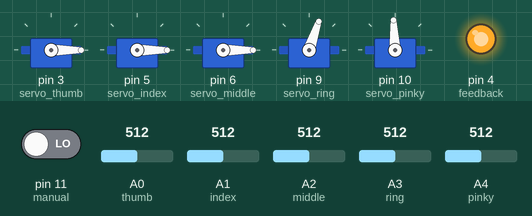
This sketch was run on a simulated Arduino Uno, built with avr-gcc and run on an emulated ATmega328P. On the bench: 5 × servo, output pins drawn as LEDs (lit = HIGH). The test bench sets the inputs (shaded band); at power-on: A4 (pinky) = 512, pin 11 (manual) LOW, A0 (thumb) = 512, A1 (index) = 512, A2 (middle) = 512, A3 (ring) = 512. What the sketch prints to the serial monitor is not drawn.

Above: at 1.2 s.
1.3 s: A4 (pinky) set to 716
At 2.2 s:
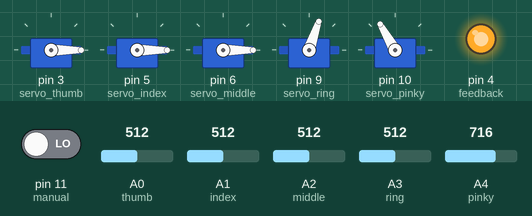
2.8 s: pin 11 (manual) driven HIGH
At 4.0 s:
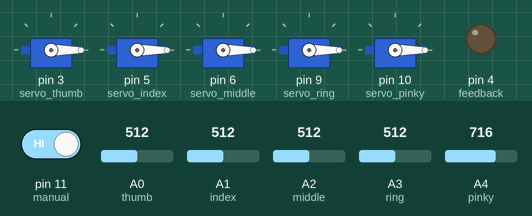
4.3 s: pin 11 (manual) driven LOW
At 4.6 s:
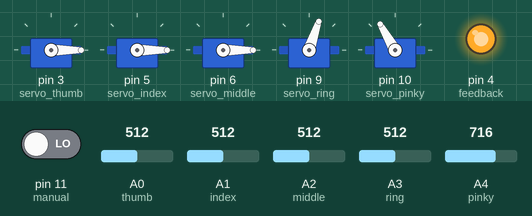
5.8 s: A4 (pinky) set to 306
At 6.4 s:
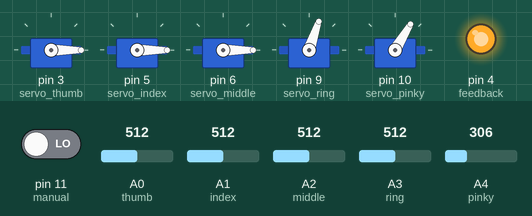
7.3 s: A4 (pinky) set to 110
At 8.2 s:
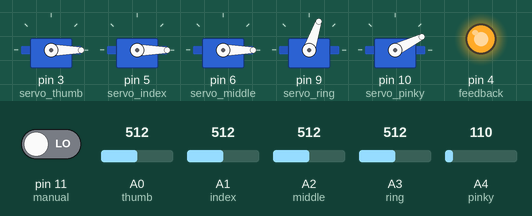
8.8 s: A4 (pinky) set to 40
At 10.0 s:
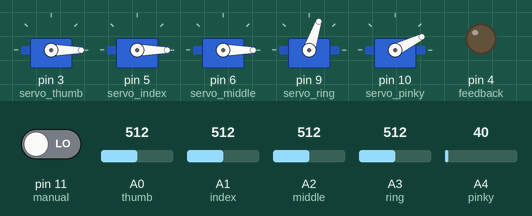
Timing chart, 0 to 11.3 s (numbered marks = the images above; inputs shaded):
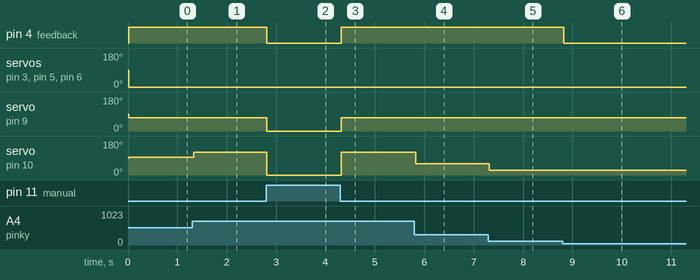

Measured:
- after the input at 1.3 s, servo on pin 10 (servo_pinky): 93° → 120° at once
- after the input at 2.8 s, pin 4 (feedback): HIGH → LOW at once; servo on pin 9 (servo_ring): 71° → 0° at once; servo on pin 10 (servo_pinky): 120° → 0° at once
- after the input at 4.3 s, pin 4 (feedback): LOW → HIGH at once; servo on pin 9 (servo_ring): 0° → 71° at once; servo on pin 10 (servo_pinky): 0° → 120° at once
- after the input at 5.8 s, servo on pin 10 (servo_pinky): 120° → 59° at once
- after the input at 7.3 s, servo on pin 10 (servo_pinky): 59° → 26° at once
- after the input at 8.8 s, pin 4 (feedback): HIGH → LOW at once

The sketch:

finalform.ino
```cpp
#include <Servo.h>

#define manual 11
#define feedback 4

#define thumb A0
#define index A1
#define middle A2
#define ring A3
#define pinky A4

Servo servo_thumb;
Servo servo_index;
Servo servo_middle;
Servo servo_ring;
Servo servo_pinky;
//#define thumbO 3
//#define indexO 5
//#define middleO 6
//#define ringO 9
//#define pinkyO 10

void setup()
{
  // put your setup code here, to run once:
  pinMode(thumb,INPUT);
  pinMode(index,INPUT);
  pinMode(middle,INPUT);
  pinMode(ring,INPUT);
  pinMode(pinky,INPUT);

  pinMode(manual,INPUT);
  pinMode(feedback,OUTPUT);

  Serial.begin(9600);
  Serial.println("Hello");
}

void loop() {
  // put your main code here, to run repeatedly:
  int a,b,c,d,e = read();
  int ret[5];
  int zero[5]={0,0,0,0,0};
  int master=digitalRead(manual);
  atch();
  logic(a,b,c,d,e,ret);
  if(master==1)
  {
    rotate(zero);
    digitalWrite(feedback,0);
  }
  else if(a+b+c+d+e>50)
    rotate(ret);
  else
    digitalWrite(feedback,0);
  detch();

}

int read()
{
  return analogRead(thumb),analogRead(index),analogRead(middle),analogRead(ring),analogRead(pinky);
}

void atch()
{
  servo_thumb.attach(3);
  servo_index.attach(5);
  servo_middle.attach(6);
  servo_ring.attach(9);
  servo_pinky.attach(10);
  delay(10);
}

void detch()
{
  servo_thumb.detach();
  servo_index.detach();
  servo_middle.detach();
  servo_ring.detach();
  servo_pinky.detach();
  delay(10);
}

void rotate(int a[])
{
  servo_thumb.write(a[0]);
  servo_index.write(a[1]);
  servo_middle.write(a[2]);
  servo_ring.write(a[3]);
  servo_pinky.write(a[4]);
}

int logic(int a, int b, int c, int d, int e,int ret[])
{
  int arr[5]={a,b,c,d,e};
  int out[5];
  for(int i=0;i<5;i++)
  {
    out[i]=map(arr[i],10,1000,10,175);
    if(out[i]>10 && out[i]<120)
      ret[i]=out[i];

    else if(out[i]>120)
      ret[i]=120;
  }
  digitalWrite(feedback,1);
  return ret;
}
```
